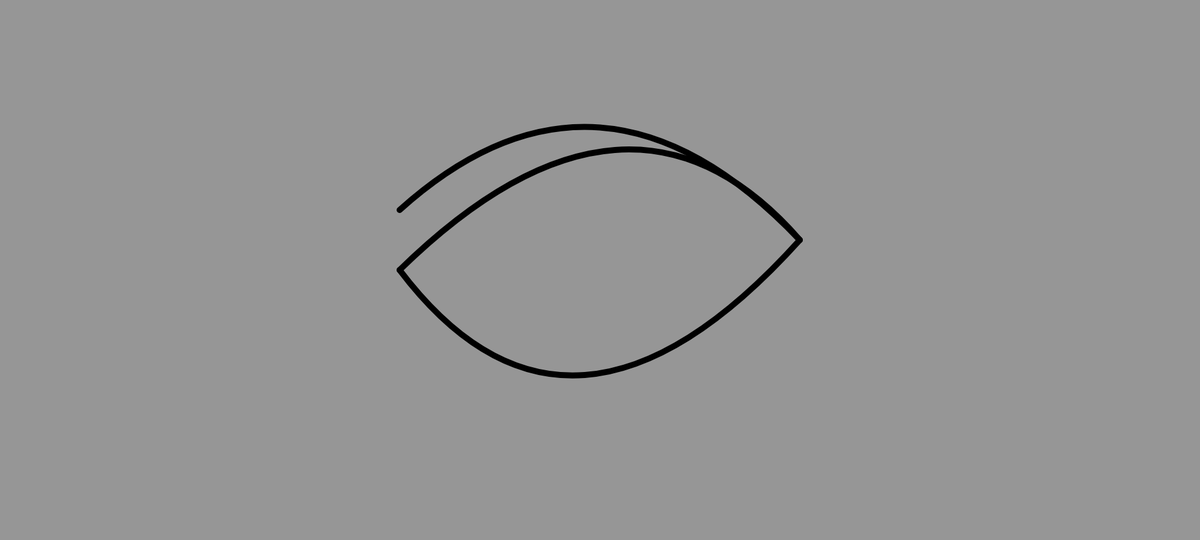
Frame 1 (no input)
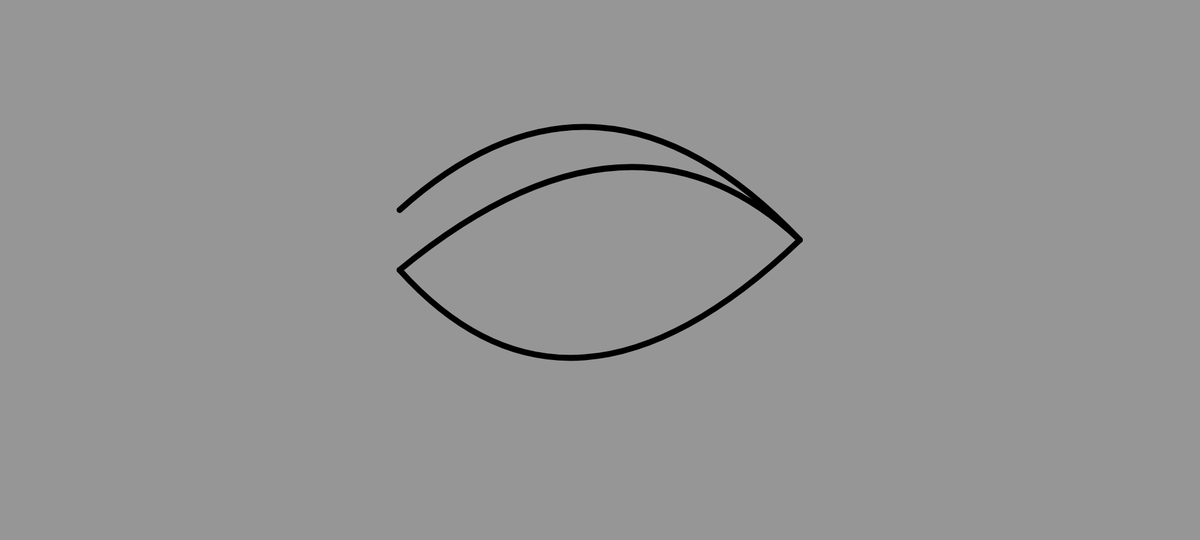
Frame 60 (no input)
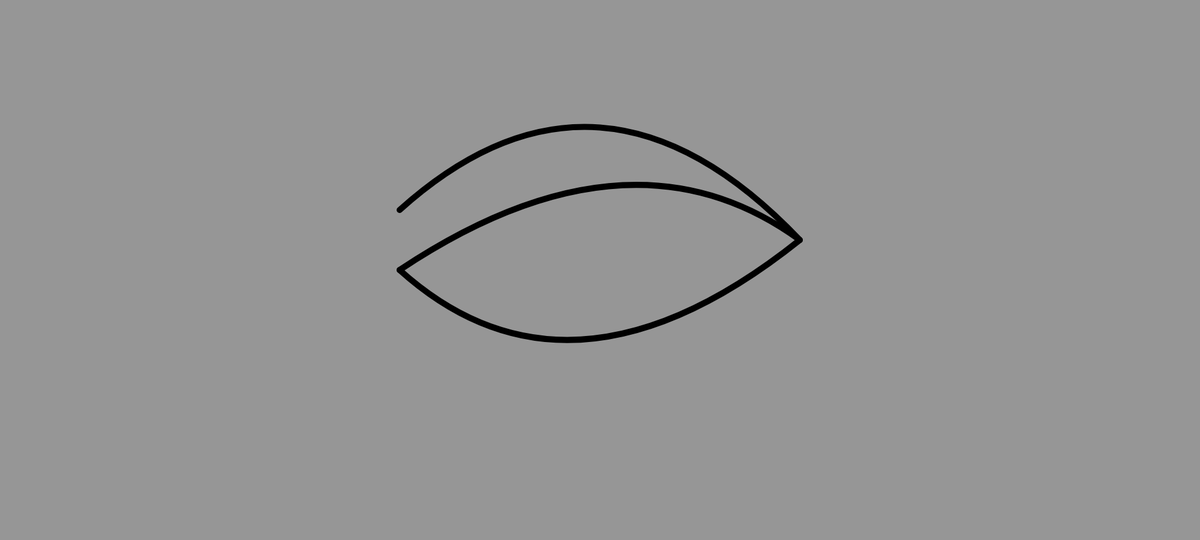
Frame 120 (the mouse pressed at the canvas centre since frame 60)

The p5.js sketch that drew these frames (run headless with seeded random() and noise() and a simulated clock; from frame 60 on, the mouse is pressed at the canvas centre):

// p5.js sketch
// ── sketch.js

// Write a sketch that includes a function of your own design that draws a moon.
// The function should take a arguments/parameters for size, color, and phase.
// You should be able to draw a number of moons with different phases, sizes 
// and colors within your draw() function.
// Phase should be a number from 0 - 30, where 0 is a new moon, 15 is a full 
// moon, and 30 is an almost new moon.
// does not need to look like a moon


let topLid = 75;
let bottomLid = 825;
let leftxAnchor = 666;
let leftyAnchor = 450;
let rightxAnchor = 1333;
let rightyAnchor = 400;

function setup() {
	createCanvas(2000, 900);
}

function draw() {
	background(150);



 //moon();

//function moon(phase, xLoc, yLoc, overallSize){ //phase should be between 0-30
 
   //top eyelid bezier
 	noFill();
    strokeWeight(10);
	beginShape();
	vertex(leftxAnchor, leftyAnchor);
	quadraticVertex(1050, topLid++, rightxAnchor, rightyAnchor);
	//second argument of quad vertex will be custom phase variable
	endShape();

	//bottom eyelid bezier
	noFill();
    strokeWeight(10);
	beginShape();
	vertex(leftxAnchor, leftyAnchor);
	quadraticVertex(950, bottomLid--, rightxAnchor, rightyAnchor);
	//second argument of quad vertex will be custom phase variable
	endShape();

	//

	 //top eye fold
 	noFill();
    strokeWeight(10);
	beginShape();
	vertex(leftxAnchor, 350);
	quadraticVertex(1000, 50, 1333, 400);
	//second argument of quad vertex will be custom phase variable
	endShape();


}
function topblink(phase, yLoc){
	if (phase >= 30){
		phase = map(phase, 0, 15, 0, 300);
	}else{
		phase = map(phase, 15, 30, 300, 0);
	}
}



//my notes:
//eye continuesly opens and closes, with phase equation that has 30 phases
//equation that causes the control point, middle point of my bezier curve to be reversed 
//once top most point or lowest most point are reached 
//refer to wackycat equation of speed + xloc * -1 to reverse direction
//use map or speed and location -1 equation


//helens notes:
// i need to make a almond shape using vertex, quadraticvertex, quadraticvertex. that happens inside the custom function moon.
// the 2nd parameter of both of the quadraticxertex functions will each be a thing that i am changing.
// the top quadraticvertex 2nd parameter needs to increase and decrease along the y axis. that 2nd parameter will need to switch direction — so i will need a direction variable - once it reaches certain y values.
// and same with the bottom quadratic vertex 2nd parameter. but that one won’t be increasing and decreasing along the same y values, it will be lower  down, aka higher in y values, because it’s visually below the top quADRATIC VERTEX.
// my custom moon function - to do this stuff.
// moon function - or rather it should be in the draw loop
// outside of moon(), that is called something like “phaseBlinker"
// From Helen Spencer-Wallace to Everyone 02:29 PM
// i can use map to invert and change the range of phaseBlinker
// blinkDirection variable that you reassign to be 1 or -1
// whereas range of values is probably done with mapping.


//Jesses example:

	// let timer = 0;
	// let moonphase;
	// let monthInSeconds = 30;
	// let frameRate = 60;

	// function setup() {
	//   createCanvas(800, 800);
	// }

	// function draw() {
	//   background(0);

	//   //animate moon over time, simulating a month
	//   timer++;
	//   timer = timer % (monthInSeconds * frameRate); //300 should be 5 seconds if we are 60fps
	//   moonphase = map(timer, 0, monthInSeconds * frameRate, 0, 30);
	//   //print(moonphase);
	//   fill(255);
	//   text("day of the month "+int(moonphase), 100, 100);
	//   moon(moonphase, width/2, height/2, 1);

	//   //draw 30 different moons across the top of the screen
	//   for (var i = 0; i < 30; i++) {
	//     moon(i, i*30, 50, 0.1);
	//   }
	// }


	// function moon(phase, xLoc, yLoc, overallSize){ //phase should be between 0-30
	//   if (phase <= 15){
	//     phase = map(phase, 0, 15, 0, 300);
	//   }else{
	//     phase = map(phase, 15, 30, 300, 0);
	//   }

	//   ellipse(xLoc, yLoc, phase*overallSize, phase*overallSize );
	// 	//print("myCoolFunction is running");
	// }
